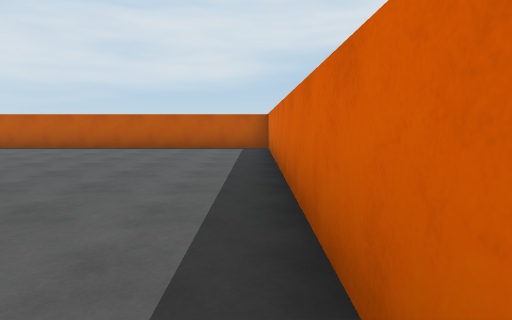
view 1 (above)

19 first-person views from a walk through a scene from a Unity 3-D project. The camera is 1.3 m above the floor, tilts 6° down and sees 75° across. The floor is counted in squares, 2 m on a side. Each view is taken from the middle of a square. On the plan, view 1 faces up. The plan holds only what a view shows up to about 10 squares ahead; the rest is blank. The place goes on beyond the plan. The player is left out.

view 2
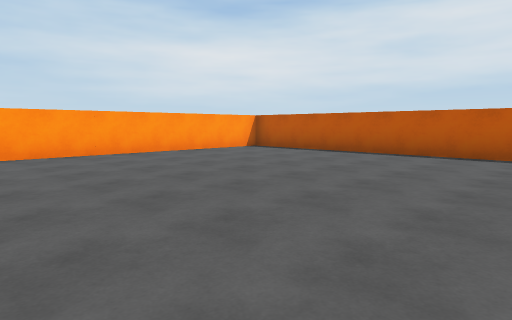

view 3
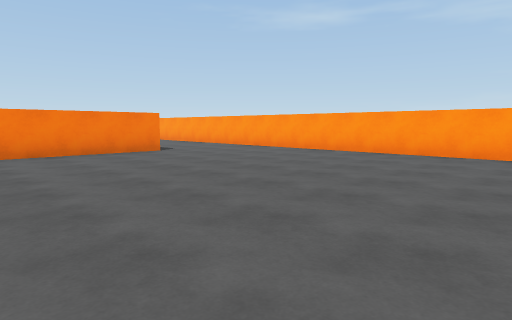

view 4
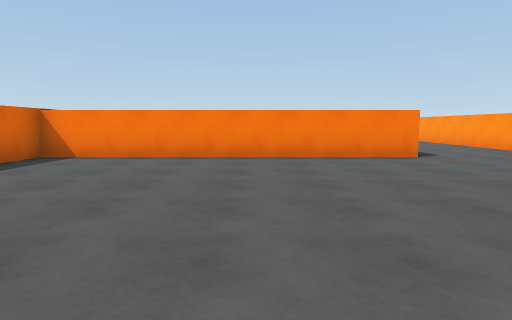

view 5
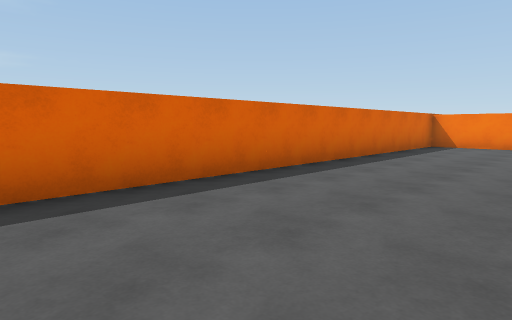

view 6
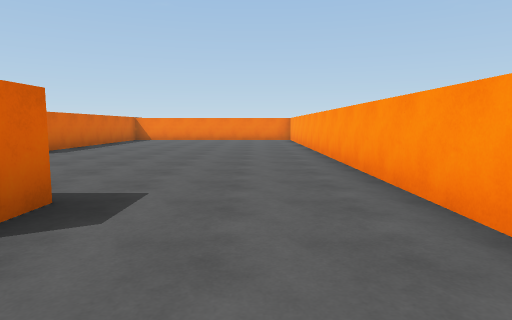

view 7
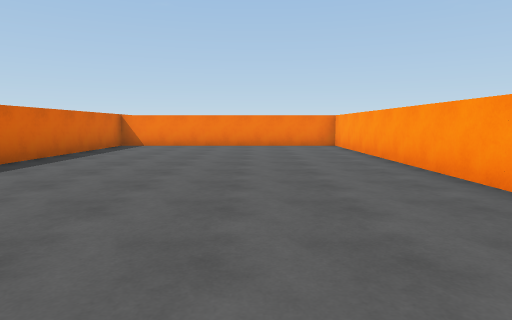

view 8
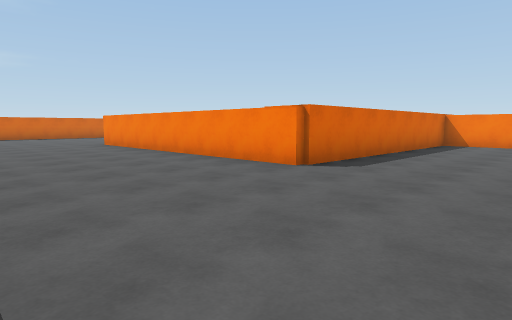

view 9
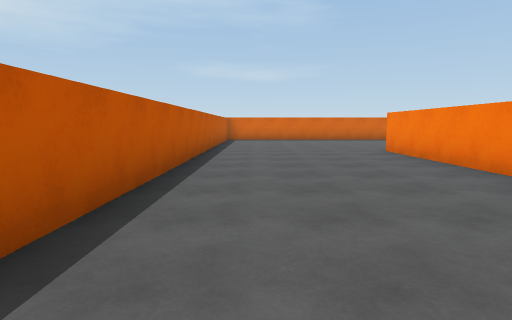

view 10
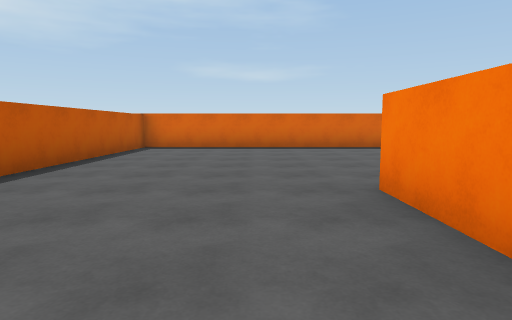

view 11
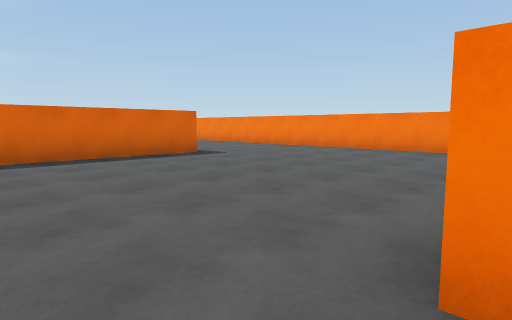

view 12
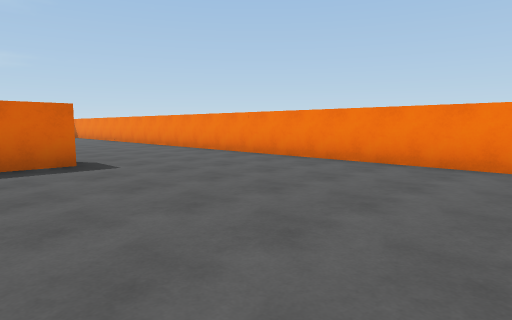

view 13
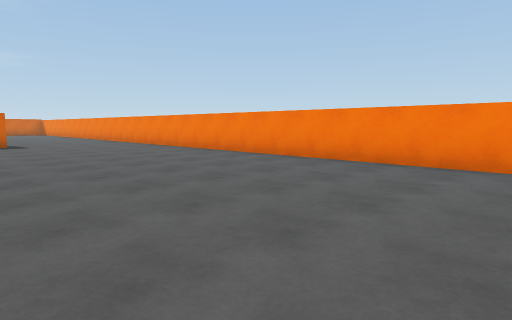

view 14
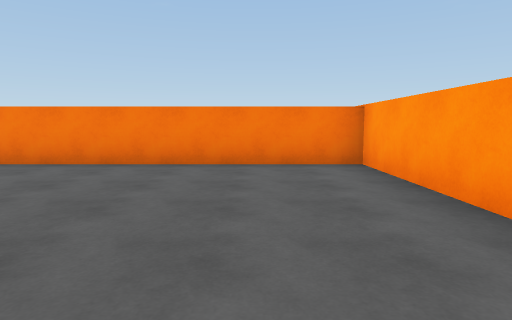

view 15
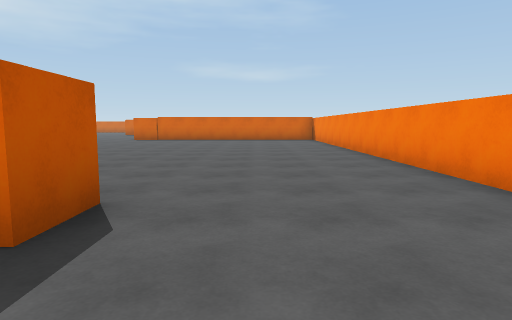

view 16
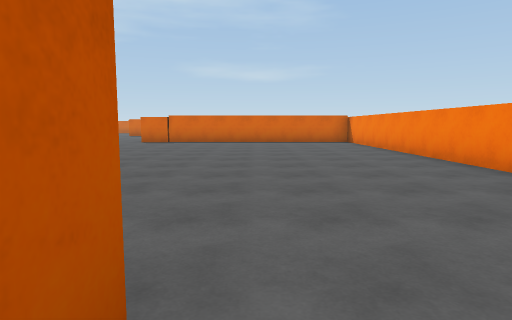

view 17
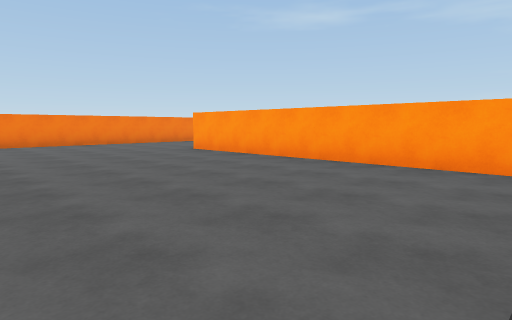

view 18
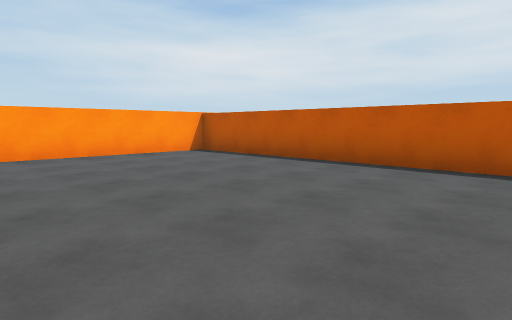

view 19
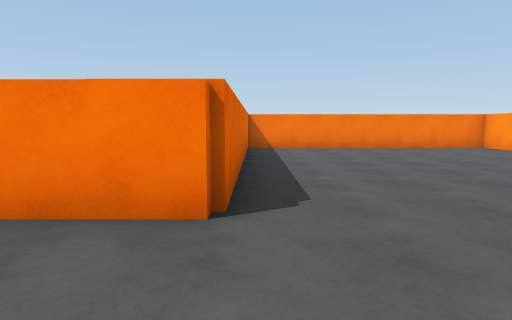

### Floor plan
Points are (right, up) in squares from view 1. A wall is a line through its corners. A room is listed if a view was taken in it or the views show most of it. See-through windows are left out.
Room 1 (views 1, 2, 3, 4, 5, 6)
walls: (-7.4, -1.7) (0.4, -1.7) (0.4, 9.1); (-10.5, 8.8) (-10.5, -0.8); (0.4, 9.5) (-9.8, 9.5)
ways out: opening at (-9, -0.3) to room 2
Room 2 (views 7, 8, 9, 10, 11, 12, 13, 14, 15, 16, 17, 18, 19)
walls: (-2.8, -11.2) (-2.8, -14.5) (19.5, -14.5); (-3.8, -14.1) (-3.8, -7.3) (4.4, -7.3); (-7.3, -2.8) (-7.3, -2.1); (18.4, -2.8) (11.7, -2.8) (11.7, -10.7) (10.7, -10.7) (10.7, -2.8) (-2.5, -2.8); (-10.5, -1.9) (-10.5, -14.5) (-3.8, -14.5)
ways out: opening at (-9, -0.3) to room 1

Where each view was taken, in squares from view 1:
view 1: 0 up, 0 right, facing up
view 2: 2 up, 3 left, facing up-left
view 3: 6 up, 3 left, facing down-left
view 4: 5 up, 4 left, facing down
view 5: 9 up, 3 left, facing down-right
view 6: 0 up, 9 left, facing down
view 7: 4 down, 8 left, facing down
view 8: 3 down, 7 left, facing down-right
view 9: 4 down, 4 left, facing right
view 10: 6 down, 1 right, facing right
view 11: 6 down, 4 right, facing down-right
view 12: 9 down, 5 right, facing down-right
view 13: 9 down, 1 left, facing down-right
view 14: 9 down, 1 left, facing down
view 15: 12 down, 9 right, facing right
view 16: 11 down, 11 right, facing right
view 17: 3 down, 17 right, facing down-left
view 18: 8 down, 19 right, facing up-left
view 19: 5 down, 4 left, facing down
